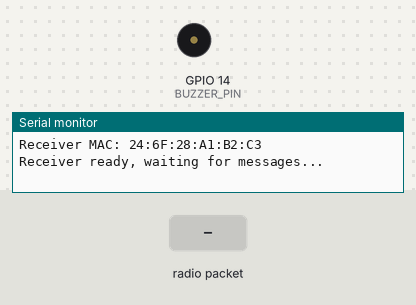
Simulated run of this sketch. Board: ESP32. On the bench: buzzer (waves = sounding, pin HIGH), the last lines printed to the serial monitor. The test bench sets the inputs (shaded band).

Above: at 2.7 s.
2.8 s: radio packet "ALERT" arrives
At 3.5 s:
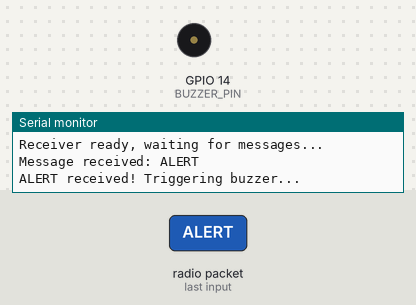
4.3 s: radio packet "1" arrives
Timing chart, 0 to 7.3 s (numbered marks = the images above; inputs shaded):
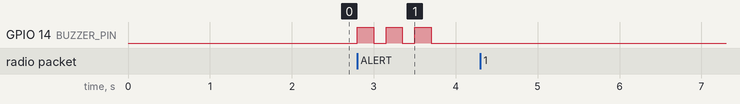

Measured:
- after the input at 2.8 s, GPIO 14 (BUZZER_PIN): alternates HIGH for 0.20 s and LOW for 0.15 s, 6 changes in all, then stays LOW, starting at once

The sketch:

receiver_side.ino
```cpp
#include <esp_now.h>
#include <WiFi.h>

#define BUZZER_PIN 14  // Change to whatever GPIO your buzzer is on

void buzzAlert() {
  // Three short beeps
  for (int i = 0; i < 3; i++) {
    digitalWrite(BUZZER_PIN, HIGH);
    delay(200);
    digitalWrite(BUZZER_PIN, LOW);
    delay(150);
  }
}

void OnDataRecv(const esp_now_recv_info *info, const uint8_t *incomingData, int len) {
  String msg = String((const char*)incomingData, len);

  Serial.print("Message received: ");
  Serial.println(msg);

  // Only trigger buzzer if message is "ALERT"
  if (msg == "ALERT") {
    Serial.println("ALERT received! Triggering buzzer...");
    buzzAlert();
  }
}

void setup() {
  Serial.begin(115200);
  delay(1000);

  pinMode(BUZZER_PIN, OUTPUT);
  digitalWrite(BUZZER_PIN, LOW);  // Ensure buzzer starts OFF

  WiFi.mode(WIFI_STA);
  delay(500);

  Serial.print("Receiver MAC: ");
  Serial.println(WiFi.macAddress());

  if (esp_now_init() != ESP_OK) {
    Serial.println("ESP-NOW init FAILED");
    return;
  }

  esp_now_register_recv_cb(OnDataRecv);
  Serial.println("Receiver ready, waiting for messages...");
}

void loop() {
  // nothing needed
}
```
